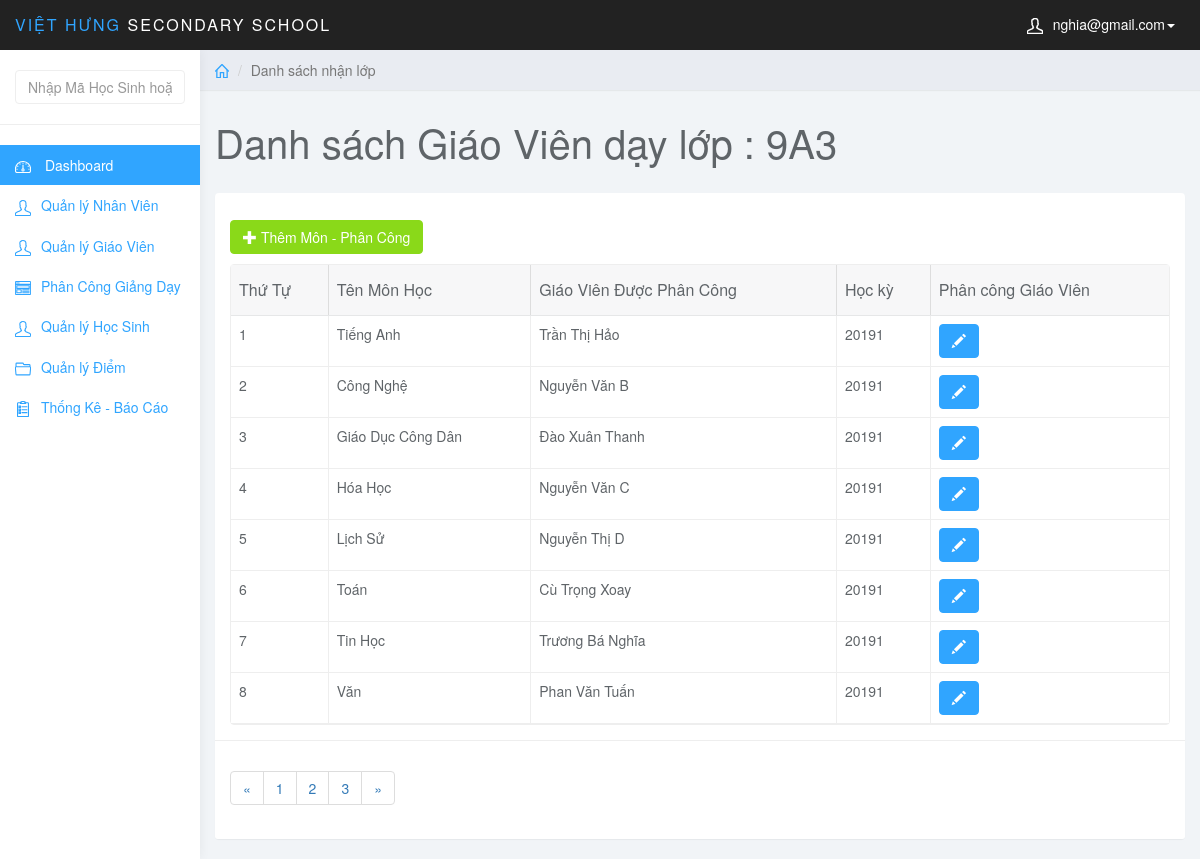
The app's page /admin/index.php?page=list_mon&id_class=3 (signed in), older data.
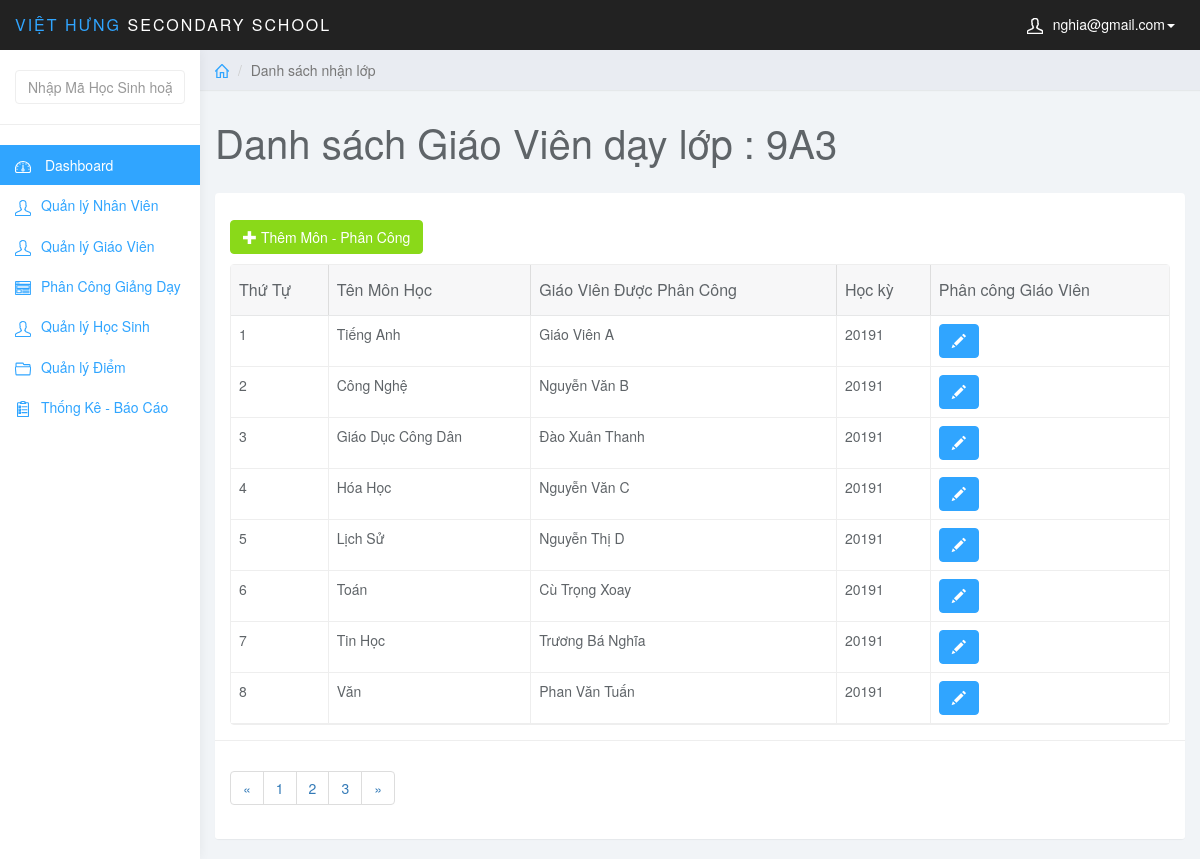
The same page, newer data.
### tables this page shows
CREATE TABLE `dayhoc` (
  `MaDayHoc` int(5) NOT NULL AUTO_INCREMENT,
  `MaMonHoc` varchar(5) NOT NULL,
  `MaGV` int(6) NOT NULL,
  `MaLopHoc` varchar(10) NOT NULL,
  `MaHocKy` varchar(5) NOT NULL,
  `MoTaPhanCong` varchar(50) NOT NULL,
  PRIMARY KEY (`MaDayHoc`),
  KEY `fk_day_monhoc` (`MaMonHoc`),
  KEY `fk_day_gv` (`MaGV`),
  KEY `fk_day_hocky` (`MaHocKy`),
  KEY `fk_day_lophoc` (`MaLopHoc`),
  CONSTRAINT `fk_day_gv` FOREIGN KEY (`MaGV`) REFERENCES `giaovien` (`MaGV`),
  CONSTRAINT `fk_day_hocky` FOREIGN KEY (`MaHocKy`) REFERENCES `hocky` (`MaHocKy`),
  CONSTRAINT `fk_day_lophoc` FOREIGN KEY (`MaLopHoc`) REFERENCES `lophoc` (`MaLopHoc`),
  CONSTRAINT `fk_day_monhoc` FOREIGN KEY (`MaMonHoc`) REFERENCES `monhoc` (`MaMonHoc`)
);

CREATE TABLE `giaovien` (
  `MaGV` int(6) NOT NULL,
  `MaMonHoc` varchar(5) NOT NULL,
  `TenGV` varchar(50) NOT NULL,
  `DiaChi` varchar(50) NOT NULL,
  `SDT` varchar(11) NOT NULL,
  `gv_mail` varchar(50) NOT NULL,
  `gv_pass` varchar(50) NOT NULL,
  PRIMARY KEY (`MaGV`),
  UNIQUE KEY `SDT` (`SDT`),
  KEY `fk_gv_mh` (`MaMonHoc`),
  CONSTRAINT `fk_gv_mh` FOREIGN KEY (`MaMonHoc`) REFERENCES `monhoc` (`MaMonHoc`)
);

CREATE TABLE `monhoc` (
  `MaMonHoc` varchar(5) NOT NULL,
  `TenMonHoc` varchar(20) NOT NULL,
  `SoTiet` int(20) NOT NULL,
  `HeSoMonHoc` int(1) NOT NULL,
  PRIMARY KEY (`MaMonHoc`)
);

### admin/list_mon.php (the view, shortened to what this page needs)
<?php
    $class_id = $_GET['id_class'];
    $sql_lophoc = "SELECT * FROM dayhoc JOIN monhoc ON dayhoc.MaMonHoc = monhoc.MaMonHoc JOIN giaovien ON dayhoc.MaGV = giaovien.MaGV JOIN lophoc ON dayhoc.MaLopHoc = lophoc.MaLopHoc WHERE dayhoc.MaLopHoc = '$class_id'";
    $query_lophoc = mysqli_query($conn,$sql_lophoc);
    $row_lophoc = mysqli_fetch_assoc($query_lophoc);
?>
<div class="col-sm-9 col-sm-offset-3 col-lg-10 col-lg-offset-2 main">
		<div class="row">
			<ol class="breadcrumb">
				<li><a href="index.php"><svg class="glyph stroked home"><use xlink:href="#stroked-home"></use></svg></a></li>
				<li class="active">Danh sách nhận lớp</li>
			</ol>
		</div>
		<div class="row">
			<div class="col-lg-12">
				<h1 class="page-header">Danh sách Giáo Viên dạy lớp : <?php echo $row_lophoc['Tenlophoc']; ?></h1>
			</div>
		</div>
        <div id="toolbar" class="btn-group">
            <a href="index.php?page=add_mon&id_class=<?php echo $class_id; ?>" class="btn btn-success">
                <i class="glyphicon glyphicon-plus"></i> Thêm Môn - Phân Công
            </a>
        </div>
		<div class="row">
			<div class="col-lg-12">
				<div class="panel panel-default">
					<div class="panel-body">
                        <table
                            data-toolbar="#toolbar"
                            data-toggle="table">
						    <thead>
						    <tr>
                                <th>Thứ Tự</th>
						        <th data-field="id" data-sortable="true">Tên Môn Học</th>
                                <th data-field="name"  data-sortable="true">Giáo Viên Được Phân Công</th>
                                <th>Học kỳ</th>
                                <th data-field="price" data-sortable="true">Phân công Giáo Viên</th>
						    </tr>
                            </thead>
                            <tbody>
                                <?php
                                    $sql_view = "SELECT * FROM dayhoc JOIN monhoc ON dayhoc.MaMonHoc = monhoc.MaMonHoc JOIN giaovien ON dayhoc.MaGV = giaovien.MaGV WHERE dayhoc.MaLopHoc = '$class_id'";
                                    $query_view = mysqli_query($conn,$sql_view);
                                    $i = 1;
                                    while ($row_view = mysqli_fetch_assoc($query_view)) {
                                    ?>
                                        <tr>
                                            <td><?php echo $i++; ?></td>
                                            <td style=""><?php echo $row_view['TenMonHoc'] ?></td>
                                            <td style=""><?php echo $row_view['TenGV'] ?></td>
                                            <td><?php echo $row_view['MaHocKy'] ?></td>
                                            <td class="form-group">
                                                <a href="index.php?page=edit_mon&id_mon=<?php echo $row_view['MaMonHoc']; ?>&id_class=<?php echo $class_id; ?>" class="btn btn-primary"><i class="glyphicon glyphicon-pencil"></i></a>
                                            </td>
                                        </tr>
                                    <?php } ?>
                            </tbody>
						</table>
                    </div>
                    <div class="panel-footer">
                        <nav aria-label="Page navigation example">
                            <ul class="pagination">
                                <li class="page-item"><a class="page-link" href="#">&laquo;</a></li>
                                <li class="page-item"><a class="page-link" href="#">1</a></li>
                                <li class="page-item"><a class="page-link" href="#">2</a></li>
                                <li class="page-item"><a class="page-link" href="#">3</a></li>
                                <li class="page-item"><a class="page-link" href="#">&raquo;</a></li>
                            </ul>
                        </nav>
                    </div>
				</div>
			</div>
		</div>
	</div>

Row changes from the older to the newer data that the page shows:
changed dayhoc "Tiếng Anh": MaGV.TenGV "Trần Thị Hảo" → "Giáo Viên A"
